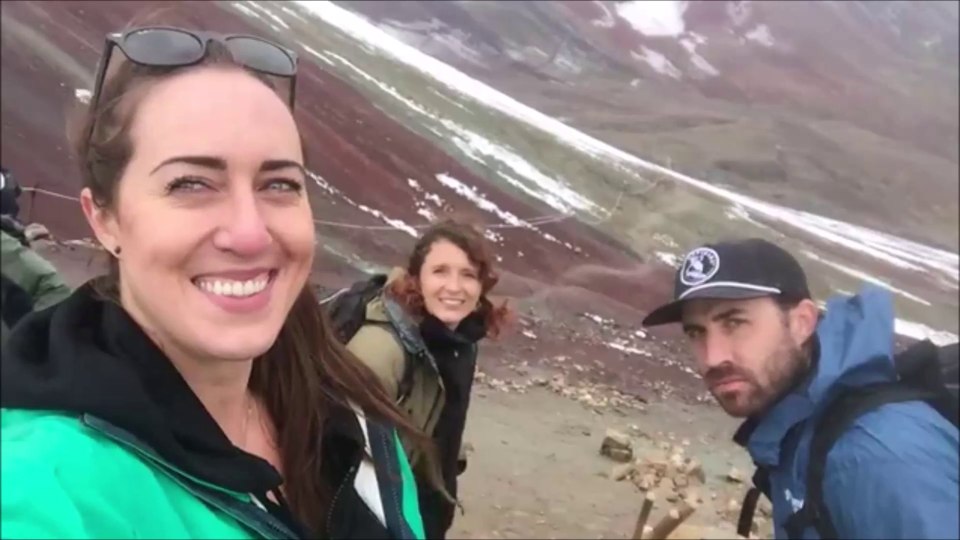
#> input picture frame 5 of Examples/webcamsmiledetection/smile.mp4, 1920 x 1080 px (shown at 1/2 size)
$ python SmileDetectionVideo.py
#> lines starting #> are read from the running program, lines starting #| are printed output that depends on the picture; after the words box and inside, x2 and y2 are one past the last pixel; in counts of white or black regions, pixels touching at a corner belong together
import cv2

# Video dosyasını aç
vid = cv2.VideoCapture("smile.mp4")

# Gülümseme ve yüz kaskadlarını yükle
smile_cascade = cv2.CascadeClassifier("smile.xml")
face_cascade = cv2.CascadeClassifier("frontalface.xml")

# Video akışı devam ettiği sürece
while True:
    # Bir frame'i oku
    ret, frame = vid.read()
#> frame is the input picture: shape (1080, 1920, 3); mean B, G, R 123, 125.1, 130.6

    # Eğer frame okunamazsa döngüyü sonlandır
    if not ret:
        print("Video akışı alınamıyor. Çıkılıyor...")
        break

    # Frame boyutunu (720, 480) olarak değiştir
    frame = cv2.resize(frame, (720, 480))
#> frame: shape (480, 720, 3)

    # Gri tonlamalı görüntüyü elde et
    gray = cv2.cvtColor(frame, cv2.COLOR_BGR2GRAY)
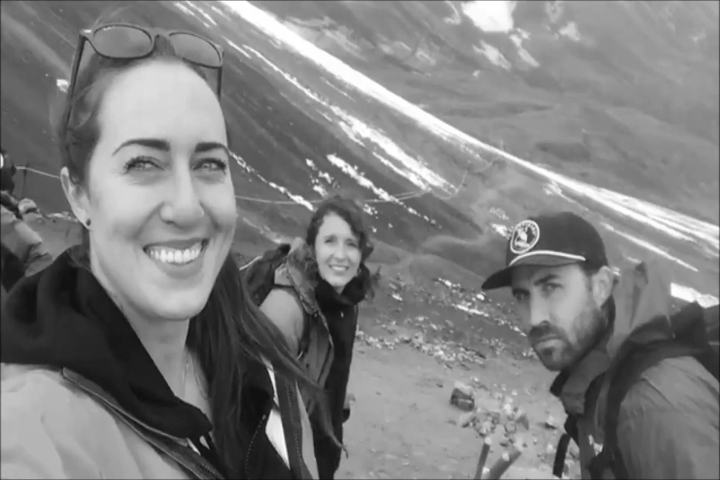
#> gray: shape (480, 720); min 12, max 255, mean 126.4

    # Yüz tespiti
    faces = face_cascade.detectMultiScale(gray, scaleFactor=1.2, minNeighbors=5)
#> faces = [[308, 219, 61, 61], [65, 77, 219, 219]]

    for (x, y, w, h) in faces:
        # Yüzü çerçeve içine al
        cv2.rectangle(frame, (x, y), (x + w, y + h), (0, 0, 255), 2)

        # Yüz bölgesini gri tonlamalı görüntüden seç
        roi_gray = gray[y:y + h, x:x + w]
        roi_img = frame[y:y + h, x:x + w]

        # Gülümseme tespiti sadece yüz bölgesinde yapılır
        smiles = smile_cascade.detectMultiScale(roi_gray, scaleFactor=1.2, minNeighbors=5)

        for (ex, ey, ew, eh) in smiles:
            # Gülümsemeyi çerçeve içine al
            cv2.rectangle(roi_img, (ex, ey), (ex + ew, ey + eh), (0, 255, 0), 2)
#> this loop made 2 passes
#> (x, y, w, h, smiles) on passes 1 to 2: (308, 219, 61, 61, [[13, 39, 38, 19]]), (65, 77, 219, 219, [[176, 113, 38, 19], [60, 146, 106, 53]])
#> pass 1, `roi_gray = gray[y:y + h, x:x + w]`:
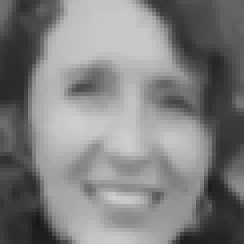
#> roi_gray: shape (61, 61) (shown 4 times larger); min 24, max 207, mean 127.5
#> pass 1, `roi_img = frame[y:y + h, x:x + w]`:
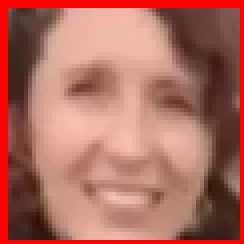
#> roi_img: shape (61, 61, 3) (shown 4 times larger); mean B, G, R 95.7, 107.3, 173.9
#> pass 2, `roi_gray = gray[y:y + h, x:x + w]`:
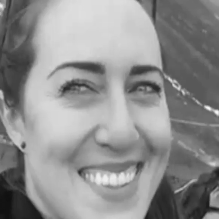
#> roi_gray: shape (219, 219); min 16, max 243, mean 143
#> pass 2, `roi_img = frame[y:y + h, x:x + w]`:
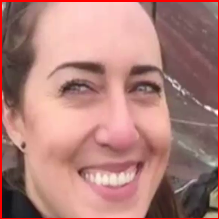
#> roi_img: shape (219, 219, 3); mean B, G, R 122.4, 128, 176.7
#> after the loop:
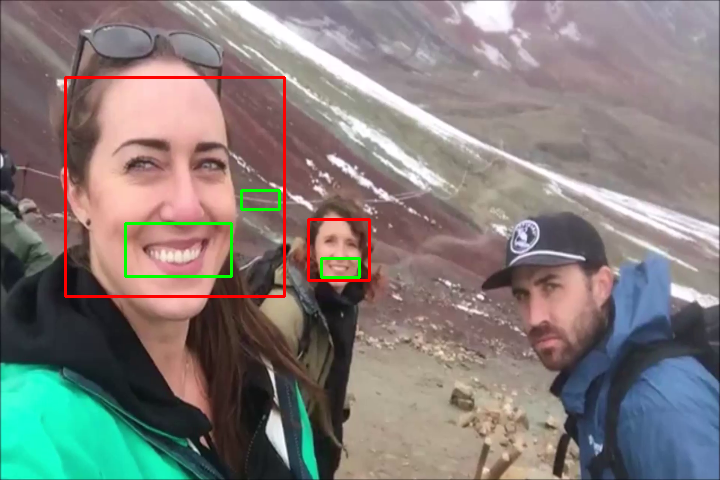
#> frame: shape (480, 720, 3); mean B, G, R 121.4, 124.6, 130.9
#> after the loop:
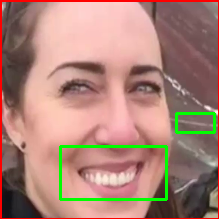
#> roi_img: shape (219, 219, 3); 2.69% of pixels changed, all inside (x1, y1, x2, y2) = (59, 112, 216, 201)

    # Sonuçları ekranda göster
    cv2.imshow('Video', frame)
    cv2.imshow('Grayscale Video', gray)

    # 'q' tuşuna basıldığında döngüyü sonlandır
    if cv2.waitKey(5) & 0xFF == ord('q'):
#> (key q is pressed here)
        break

# Video dosyasını serbest bırak ve penceleri kapat
vid.release()
cv2.destroyAllWindows()

$ run again, starting later in the video
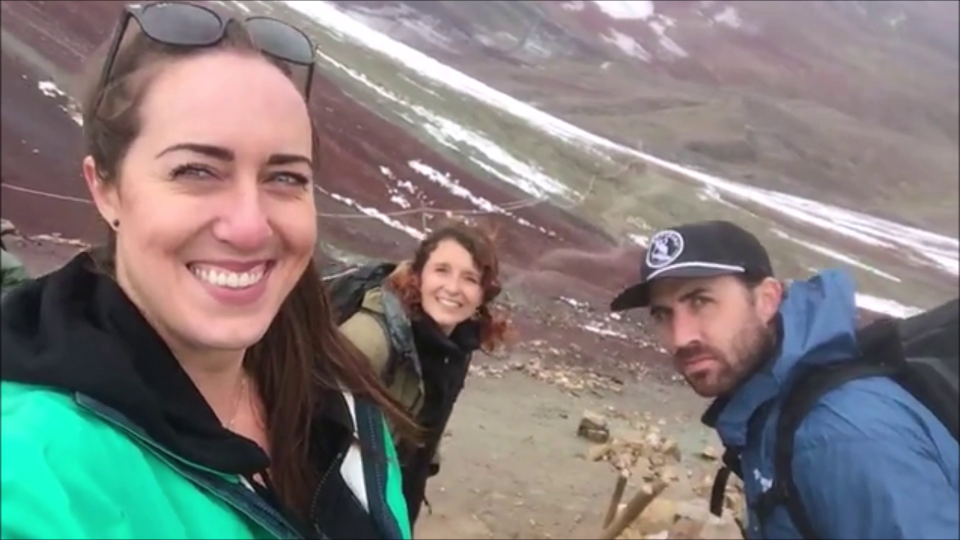
#> input picture frame 24 of Examples/webcamsmiledetection/smile.mp4, 1920 x 1080 px (shown at 1/2 size)
#> frame is the input picture: shape (1080, 1920, 3); mean B, G, R 122.4, 124, 128
#> faces = [[309, 219, 62, 62], [65, 71, 218, 218]]
#> the loop `for (x, y, w, h) in faces:` made 2 passes
#> after the loop `for (x, y, w, h) in faces:`:
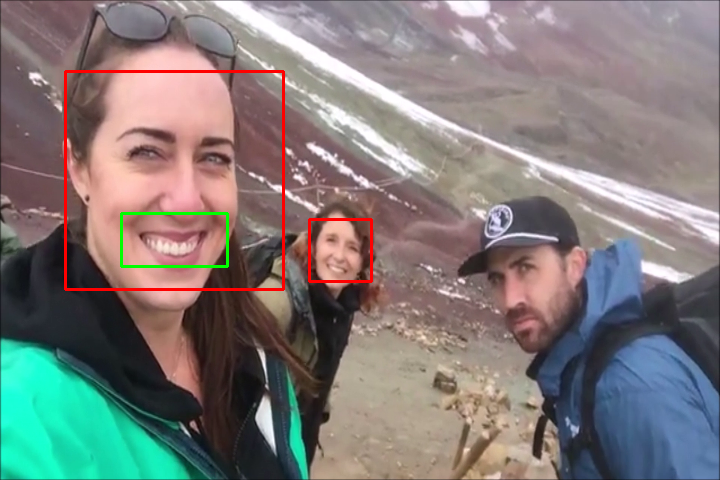
#> frame: shape (480, 720, 3); mean B, G, R 121, 123.3, 128.6
#> after the loop `for (x, y, w, h) in faces:`:
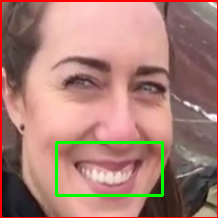
#> roi_img: shape (218, 218, 3); mean B, G, R 116.8, 126.9, 169.8

$ run again, starting later in the video
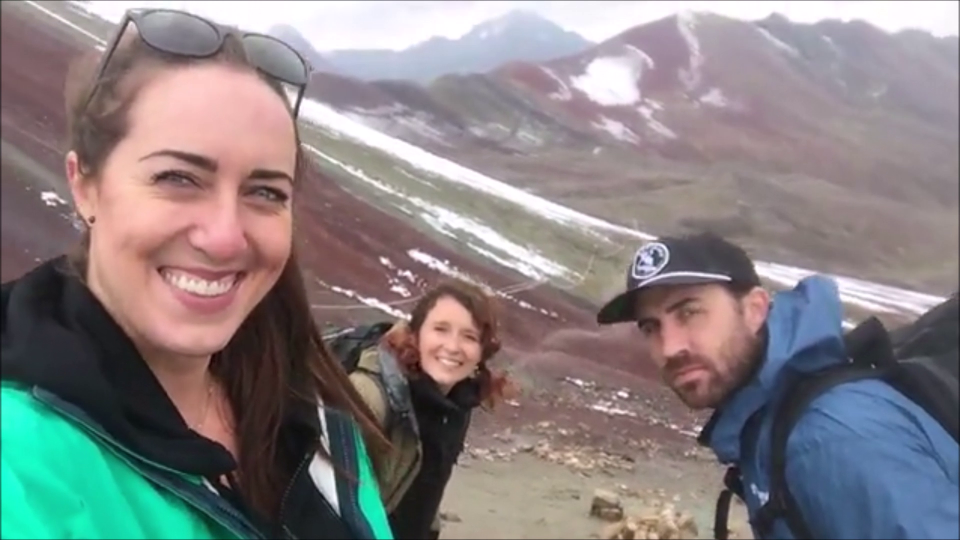
#> input picture frame 44 of Examples/webcamsmiledetection/smile.mp4, 1920 x 1080 px (shown at 1/2 size)
#> frame is the input picture: shape (1080, 1920, 3); mean B, G, R 129.9, 128.9, 133.9
#> faces = [[308, 271, 62, 62], [64, 92, 196, 196]]
#> the loop `for (x, y, w, h) in faces:` made 2 passes
#> after the loop `for (x, y, w, h) in faces:`:
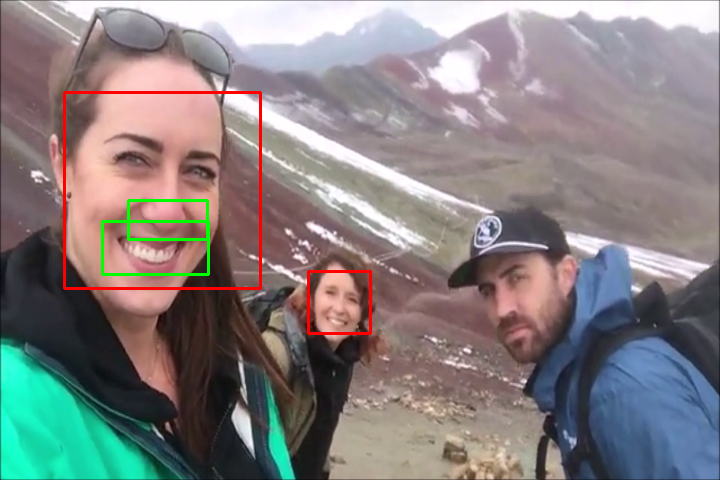
#> frame: shape (480, 720, 3); mean B, G, R 128.4, 128.4, 134
#> after the loop `for (x, y, w, h) in faces:`:
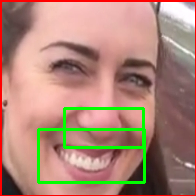
#> roi_img: shape (196, 196, 3); mean B, G, R 119.1, 135.3, 174
